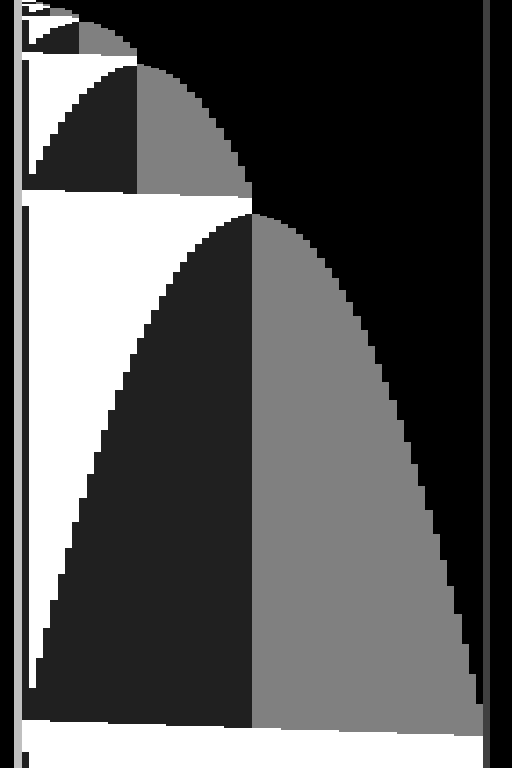

Generate this figure with Python:
"""Rung 5: exact doubling, growth read off the tape.

The machine never stores a step length anywhere.  A pass copies the band one
cell at a time: mark the first un-copied cell, shuttle to the right end, drop a
fresh cell there, shuttle back to the next un-copied cell.  So the number of
cells added in a pass is whatever the pass finds, and the width goes
1, 2, 4, 8, ...  A wall marker stops the last pass dead: the machine halts.

Symbols: '_' blank, '0' left anchor, '9' band, '1' copied-this-pass,
'2' appended-this-pass, '3' wall.  Band rules are emitted last so '9' takes
the top of the renderer's grey ramp and the band paints white.

States: A find next source, B shuttle out and append, C shuttle back,
N normalise, R return home.
"""

WALL = 64
ANCHOR, BAND, MARK, NEW, BLOCK = '0', '9', '1', '2', '3'


def machine():
    R = ['A %s %s r A' % (MARK, MARK),
         'A %s %s r B' % (BAND, MARK),
         'B %s _ r halt' % BLOCK,
         'B _ %s l C' % NEW,
         'B %s %s r B' % (MARK, MARK),
         'B %s %s r B' % (NEW, NEW),
         'C %s %s l C' % (MARK, MARK),
         'C %s %s l C' % (NEW, NEW),
         'C %s %s r B' % (BAND, MARK),
         'C %s %s r N' % (ANCHOR, ANCHOR),
         'N %s %s r N' % (MARK, BAND),
         'N %s %s r N' % (NEW, BAND),
         'N %s %s l R' % (BLOCK, BLOCK),
         'N _ _ l R',
         'R %s %s r A' % (ANCHOR, ANCHOR)]
    # the band's own rules last: '9' ends up as the final symbol index
    R += ['B %s %s r B' % (BAND, BAND), 'R %s %s l R' % (BAND, BAND), 'N %s %s r N' % (BAND, BAND)]
    R.sort(key=lambda line: BAND in line)
    return '\n'.join(R) + '\n'


def start_tape():
    cells = {0: BAND, WALL: BLOCK}
    right = ''.join(cells.get(c, '_') for c in range(0, WALL + 2))
    return ANCHOR + '*' + right


if __name__ == '__main__':
    from sim import Session, draw
    text = machine()
    open('double.txt', 'w').write(text)
    s = Session(0, None, morphett=text, init=start_tape())
    i = s.advance(1000000)
    print('halted', i['halted'], 'step', i['step'], 'cells', i['ones'],
          'span', i['lo'], i['hi'], 'symbols', s.symbols)
    draw(s.snapshot()).save('double.png')
